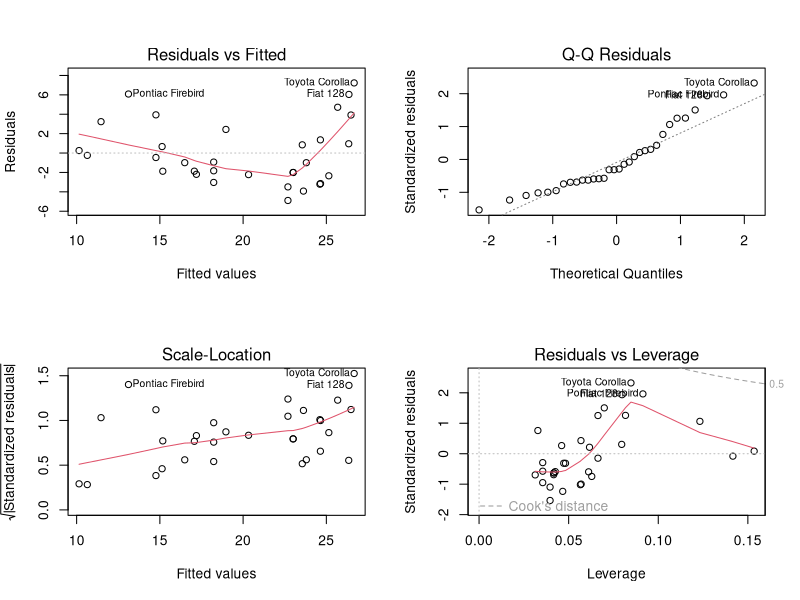
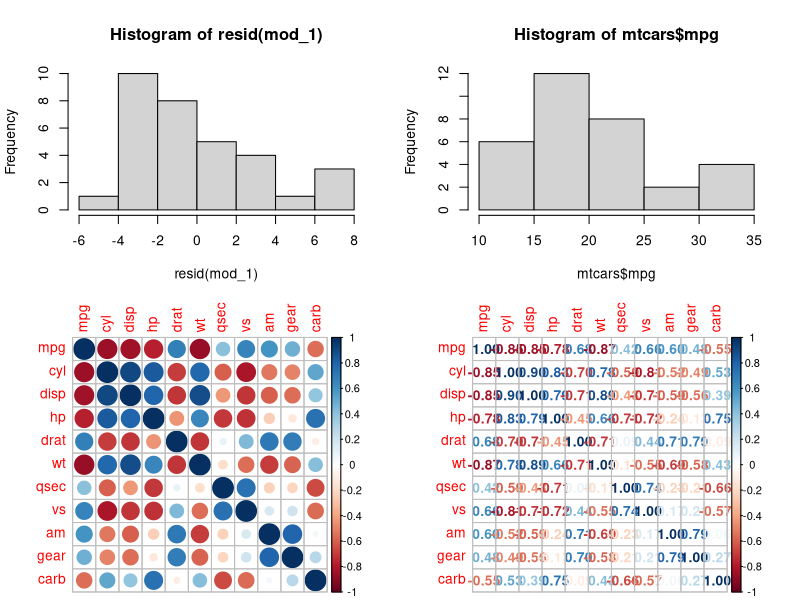
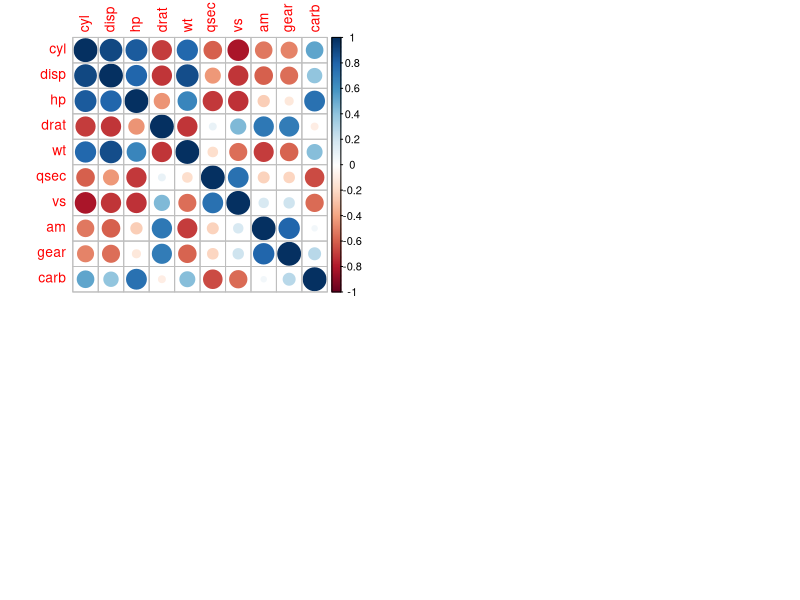
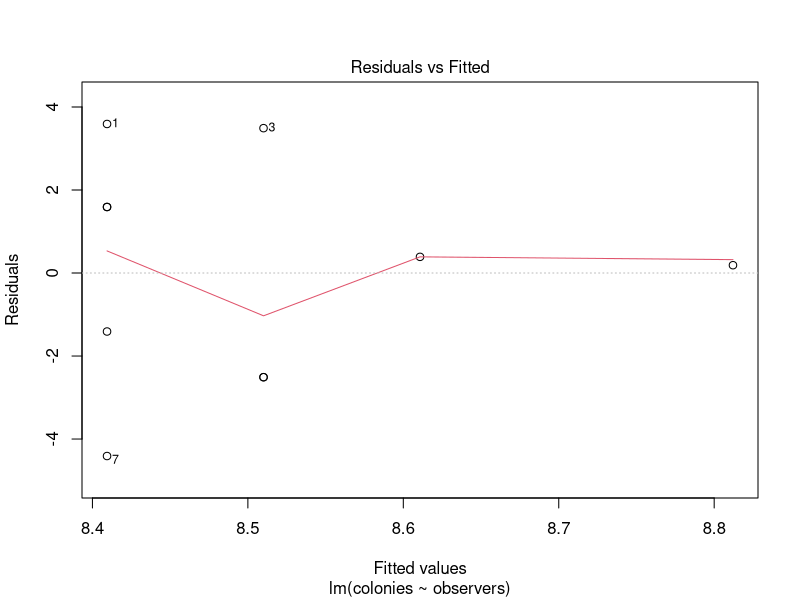
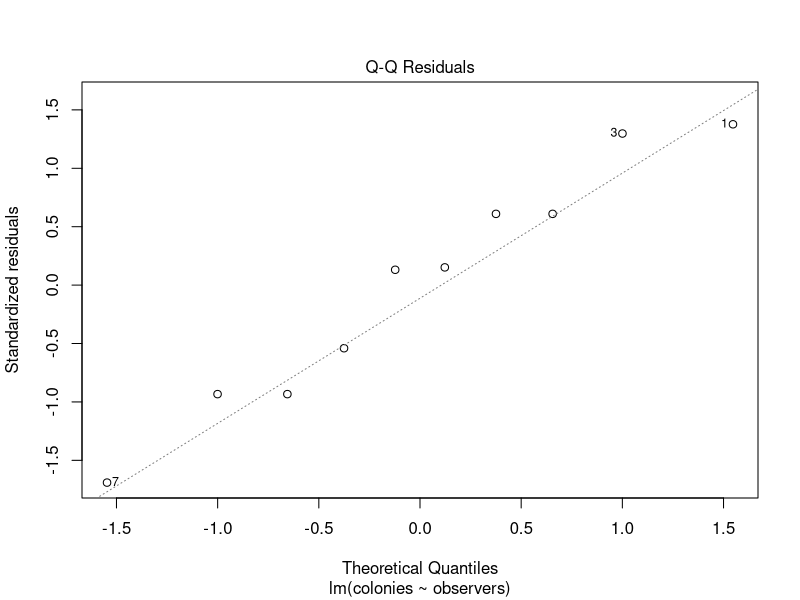
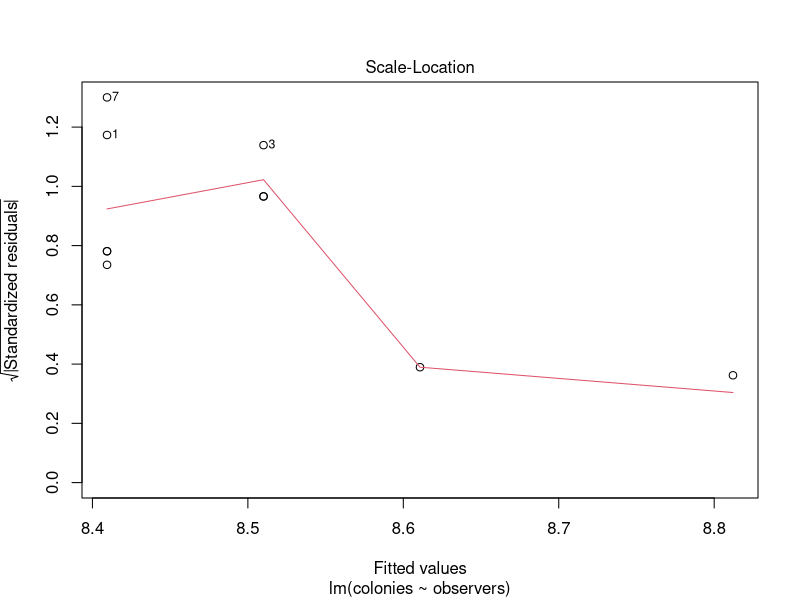
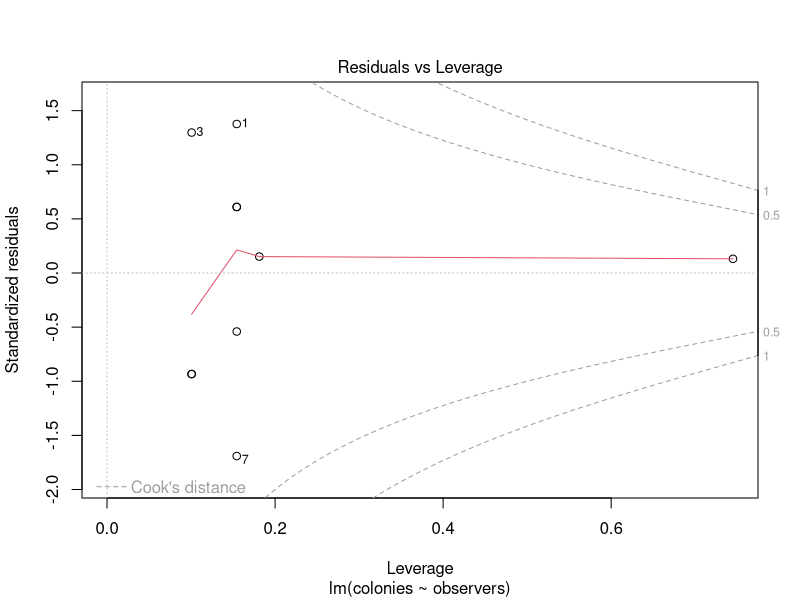

The R source for these figures, in order: (Note: this script raises an error after producing the figures.)
rm(list=ls())

##linear models lecture##
##week 6###

###some data###
forest <- c(9, 6, 4, 6, 7, 10)
field  <- c(12, 9, 12, 10)
ants <- data.frame(
  place=rep(c("field","forest"),
            c(length(field), length(forest))),
  colonies=c(field,forest),
  observers=c(1,3,2,1,5,2,1,2,1,1)
)

## One-parameter variables
head(ants)

l1 <- lm(colonies~observers, data = ants)
lm(colonies~observers, data = ants)
summary(l1)
#[now write out equations]
# y (number of colonies) = ax +b
# y (number of colonies) = 0.1007x + 8.3087


##Diagnostic plots
## Diagnostic plots in code...

head(mtcars)

par(mfrow=c(2,2))  # set 2 rows and 2 column plot layout
#what is the influence of displacement on MPG?
mod_1 <- lm(mpg ~ disp, data=mtcars)  # linear model
plot(mod_1)

hist(resid(mod_1))
shapiro.test(resid(mod_1))
#null hypothesis is that the sample comes from a normally distributed population
#p < 0.05 is not normal
hist(mtcars$mpg)

## Correlation plots
##examine collinearity among variables
##which pairs are correlated?
library(car)
mod2 <- lm(mpg ~ ., data=mtcars)
summary(mod2)
#this says mpg by all vars

library(corrplot)
## corrplot 0.84 loaded
M <- cor(mtcars)#correlation matrix
corrplot(M, method = "circle")
corrplot(M, method = "number")
corrplot(cor(mtcars[, -1])) #give me everything but what is being predicted (mpg)
#be careful with vars that are dark blue
#=> Interpreted from plot.
#=> Correlated pairs: 
#=> - disp, cyl, hp, wt
#=> - gear, am
#=> - hp, carb
#- dark blue = bad
#One way to measure multicollinearity is the variance inflation factor (VIF), 
#assesses how much the variance of an estimated regression coefficient increases if your predictors are correlated. 
#If no factors are correlated, the VIFs will all be 1
#> 8-10 is cause for concern (sometimes ppl say even lower) 
vif(mod2)
#this tells us that some of the predictors are highly correlated with some other things in the model
#cyl and disp are really bad
#which ones? 
M <- cor(mtcars)
M
#which one to remove to both scientific and practical
dev.off()

## Basic tools
l2 <- lm(colonies~observers, data = ants)
summary(l2)
plot(l2)

#coefplot(l2)

## Multiple comparisons
forest <- c(9, 6, 4, 6, 7, 10)
field  <- c(12, 9, 12, 10)
playground <- c(1,0,3,2,1)
ants <- data.frame(
  place=rep(c("field","forest","playground"),
            c(length(field), length(forest),length(playground))),
  colonies=c(field,forest,playground)
)

ants

##check car package##Anova###
l2 = aov(colonies~place, data = ants);
summary(l2)
l2 = lm(colonies~place, data = ants);anova(l2)
summary(l2); l2

l2 = aov(colonies~place, data = ants);summary(l2)
TukeyHSD(l2)


library(multcomp)
ga = glht(l2, linfct = mcp(place = "Tukey"))
summary(ga)

## Plotting
summary(l2)
yhats=predict(l2,interval = "confidence")
#note this gives a value for each value of your existing dataset
?predict.lm
#can specificy newdata frame to predict
dat.new=expand.grid(place=c("playground","field","forest"))
#dat.new=data.frame(observers=seq(1:10))

yhats=predict(l2,newdata=dat.new,interval = "confidence")

##ggplot2##
head(mtcars)
library(ggplot2)
r=ggplot(data=mtcars, aes(x=wt, y=mpg))+ 
  geom_point()+
  stat_smooth(method = "lm")+
  theme_bw() + 
  theme(axis.title=element_text(size=20),axis.text=element_text(size=10),panel.grid = element_blank(), axis.line=element_line(),legend.position="top",legend.title=element_blank())
print(r)

#if you are running an anova - e.g. you have categories - you'll want:
#stat_summary(fun="mean", colour = "red", size = 2)+
  
